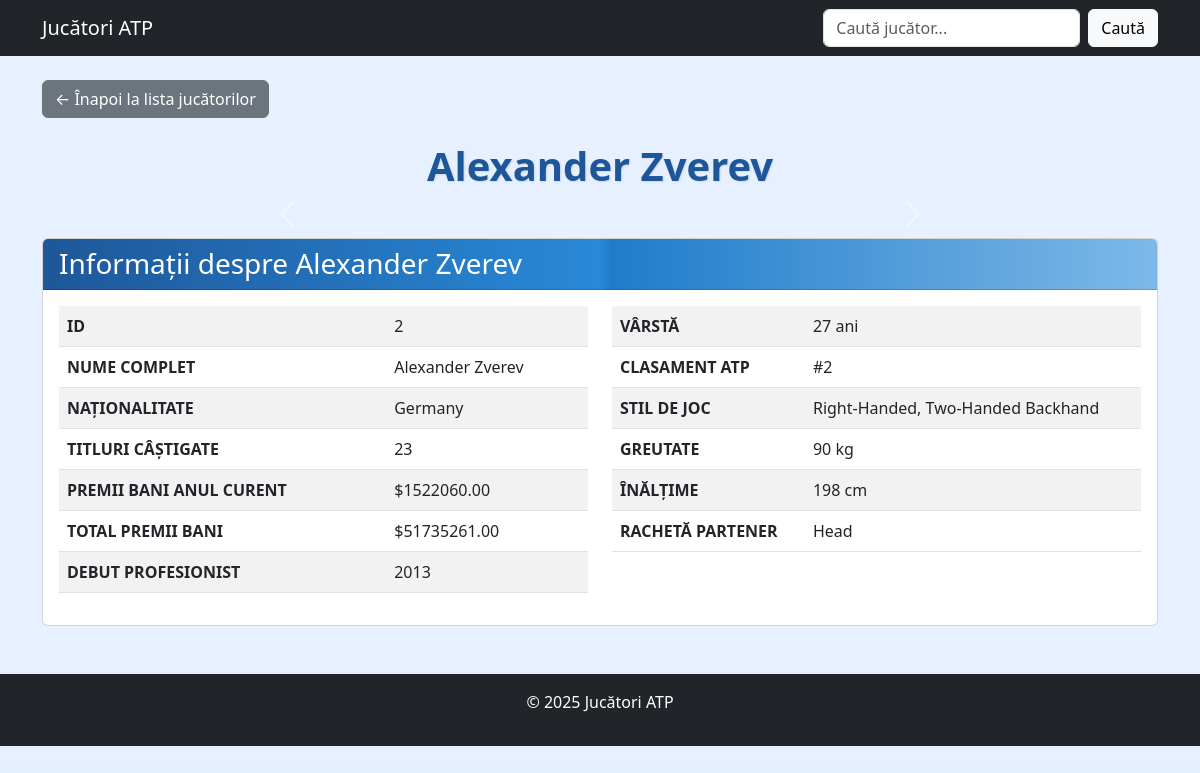
Page /2/ on the committed database.
### jucatori/models.py (models this page shows, shortened)
class Jucator(models.Model):
    id = models.AutoField(primary_key=True)
    nume_complet = models.CharField(max_length=100)
    nationalitate = models.CharField(max_length=50)
    titluri_castigate = models.IntegerField(default=0)
    premii_bani_anul_curent = models.IntegerField(default=0, help_text='Premii în bani anul curent ($)')
    premii_bani_total = models.IntegerField(default=0, help_text='Total premii în bani ($)')
    debut_profesionist = models.IntegerField(help_text='Anul debutului profesionist')
    varsta = models.IntegerField()
    clasament_atp = models.IntegerField()
    stil_joc = models.CharField(max_length=300)
    greutate_kg = models.IntegerField()
    inaltime_cm = models.IntegerField()
    racheta_partener = models.CharField(max_length=100)
    imagine_principala = models.ImageField(upload_to='jucatori/', blank=True, null=True)
    img1 = models.ImageField(upload_to='jucatori/galerie/', blank=True, null=True)
    img2 = models.ImageField(upload_to='jucatori/galerie/', blank=True, null=True)
    img3 = models.ImageField(upload_to='jucatori/galerie/', blank=True, null=True)

### jucatori/views.py (the view)
# urls.py: path('<int:jucator_id>/', detalii_jucator, name='detalii_jucator'),
def detalii_jucator(request, jucator_id):
    jucator = get_object_or_404(Jucator, id=jucator_id)
    return render(request, 'jucatori/detalii_jucator.html', {'jucator': jucator})

### jucatori/templates/jucatori/detalii_jucator.html (shortened to what this page needs)
<!DOCTYPE html>
{% load static %}
<html lang="ro">
  <head>
    <link
      href="https://cdn.jsdelivr.net/npm/bootstrap@5.3.0/dist/css/bootstrap.min.css"
      rel="stylesheet"
    />
  </head>
  <body>
    <div class="main-content">
      <nav class="navbar navbar-expand-lg navbar-dark bg-dark">
        <div class="container">
          <a class="navbar-brand" href="{% url 'lista_jucatori' %}"
            >Jucători ATP</a
          >
          <div class="collapse navbar-collapse" id="navbarNav">
            <form
              class="d-flex ms-auto"
              action="{% url 'cauta_jucator' %}"
              method="GET"
            >
              <input
                class="form-control me-2"
                type="search"
                placeholder="Caută jucător..."
                name="q"
                aria-label="Search"
              />
              <button class="btn btn-light" type="submit">Caută</button>
            </form>
          </div>
        </div>
      </nav>
      <div class="container mt-4">
        <div class="mb-4">
          <a href="{% url 'lista_jucatori' %}" class="btn btn-secondary"
            >← Înapoi la lista jucătorilor</a
          >
        </div>
        <h1 class="text-center mb-4 page-title">{{ jucator.nume_complet }}</h1>
        <div class="row mb-4">
          <div class="col-md-8 mx-auto">
            <div
              id="jucatorImagesCarousel"
              class="carousel slide"
              data-bs-ride="carousel"
            >
              <button
                class="carousel-control-prev"
                type="button"
                data-bs-target="#jucatorImagesCarousel"
                data-bs-slide="prev"
              >
                <span
                  class="carousel-control-prev-icon"
                  aria-hidden="true"
                ></span>
              </button>
              <button
                class="carousel-control-next"
                type="button"
                data-bs-target="#jucatorImagesCarousel"
                data-bs-slide="next"
              >
                <span
                  class="carousel-control-next-icon"
                  aria-hidden="true"
                ></span>
              </button>
            </div>
          </div>
        </div>
        <div class="card mb-4">
          <div class="card-header stats-header">
            <h3 class="mb-0">Informații despre {{ jucator.nume_complet }}</h3>
          </div>
          <div class="card-body">
            <div class="row">
              <div class="col-md-6">
                <table class="table table-striped">
                  <tr>
                    <th>ID</th>
                    <td>{{ jucator.id }}</td>
                  </tr>
                  <tr>
                    <th>NUME COMPLET</th>
                    <td>{{ jucator.nume_complet }}</td>
                  </tr>
                  <tr>
                    <th>NAȚIONALITATE</th>
                    <td>{{ jucator.nationalitate }}</td>
                  </tr>
                  <tr>
                    <th>TITLURI CÂȘTIGATE</th>
                    <td>{{ jucator.titluri_castigate }}</td>
                  </tr>
                  <tr>
                    <th>PREMII BANI ANUL CURENT</th>
                    <td>
                      ${{ jucator.premii_bani_anul_curent|floatformat:2 }}
                    </td>
                  </tr>
                  <tr>
                    <th>TOTAL PREMII BANI</th>
                    <td>${{ jucator.premii_bani_total|floatformat:2 }}</td>
                  </tr>
                  <tr>
                    <th>DEBUT PROFESIONIST</th>
                    <td>{{ jucator.debut_profesionist }}</td>
                  </tr>
                </table>
              </div>
              <div class="col-md-6">
                <table class="table table-striped">
                  <tr>
                    <th>VÂRSTĂ</th>
                    <td>{{ jucator.varsta }} ani</td>
                  </tr>
                  <tr>
                    <th>CLASAMENT ATP</th>
                    <td>#{{ jucator.clasament_atp }}</td>
                  </tr>
                  <tr>
                    <th>STIL DE JOC</th>
                    <td>{{ jucator.stil_joc }}</td>
                  </tr>
                  <tr>
                    <th>GREUTATE</th>
                    <td>{{ jucator.greutate_kg }} kg</td>
                  </tr>
                  <tr>
                    <th>ÎNĂLȚIME</th>
                    <td>{{ jucator.inaltime_cm }} cm</td>
                  </tr>
                  <tr>
                    <th>RACHETĂ PARTENER</th>
                    <td>{{ jucator.racheta_partener }}</td>
                  </tr>
                </table>
              </div>
            </div>
          </div>
        </div>
      </div>
      <footer class="bg-dark text-white mt-5 py-3">
        <div class="container text-center">
          <p>&copy; 2025 Jucători ATP</p>
        </div>
      </footer>
    </div>
  </body>
</html>

### rows in the picture
Jucator: nume_complet "Alexander Zverev", id "2", nationalitate "Germany", titluri_castigate "23", premii_bani_anul_curent "1522060.00", premii_bani_total "51735261.00", debut_profesionist "2013", varsta "27", clasament_atp "2", stil_joc "Right-Handed, Two-Handed Backhand", greutate_kg "90", inaltime_cm "198", racheta_partener "Head"
